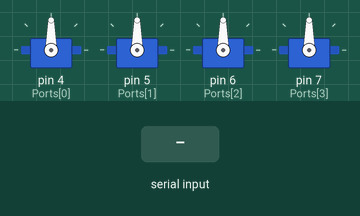
This sketch was run on a simulated Arduino Uno, built with avr-gcc and run on an emulated ATmega328P. Parts: 4 × servo. Inputs (shaded band) come from the test bench.

Above: at 1.2 s.
1.3 s: "1" received over Serial
At 3.5 s:
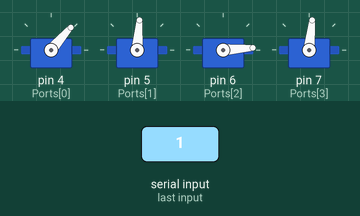
3.8 s: "0" received over Serial
At 6.2 s:
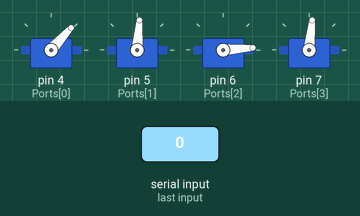
Timing chart, 0 to 7.7 s (numbered marks = the images above; inputs shaded):
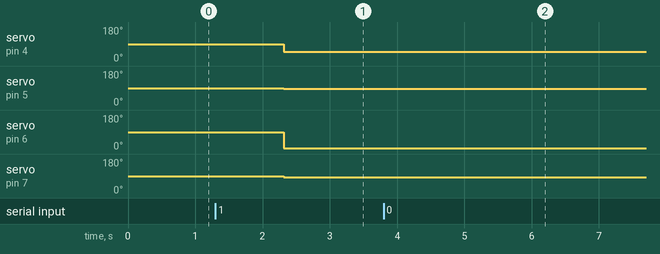

Measured:
- after the input at 1.3 s, servo on pin 4 (Ports[0]): 90° → 49° after 1.0 s; servo on pin 5 (Ports[1]): 90° → 85° after 1.0 s; servo on pin 6 (Ports[2]): 90° → 4° after 1.0 s; servo on pin 7 (Ports[3]): 90° → 84° after 1.0 s
- after the input at 3.8 s, servo on pin 4 (Ports[0]): 49° → 48° after 1.0 s

The sketch:

uc.ino
```cpp
#include <Servo.h>

#define len(x) (sizeof(x) / sizeof(*(x)))
#define clamp(min, x, max) ((x)<(min)?(min):(x)>(max)?(max):x)

Servo Servos[4];
int ReadVal[4] = { 0 };
int PastVal[4] = { 0 };
int Ports[4] = { 4, 5, 6, 7 };

void setup() {
  Serial.begin(9600);

  for (size_t i = 0; i < len(Servos); ++i) {
    Servos[i].attach(Ports[i]);
  }
}

void loop() {
  char readBuf[sizeof(unsigned char)*len(ReadVal)];
  size_t read = Serial.readBytes(readBuf, sizeof(readBuf));
  bool unsynced = false;

  if (read) {
    unsynced = true;
    for (size_t i = 0; i < len(ReadVal); ++i) {
      ReadVal[i] = (int)*(unsigned char*)(readBuf + i);
    }
  }

  while (unsynced) {
    unsynced = false;
    for (size_t i = 0; i < len(Servos); ++i) {
      if ((ReadVal[i] - PastVal[i]) > 0) {
        PastVal[i] += 1;
        Servos[i].write(PastVal[i]);
        unsynced = true;
      } else if ((ReadVal[i] - PastVal[i]) < 0) {
        PastVal[i] -= 1;
        Servos[i].write(PastVal[i]);
        unsynced = true;
      }
    }
  }
}
```
